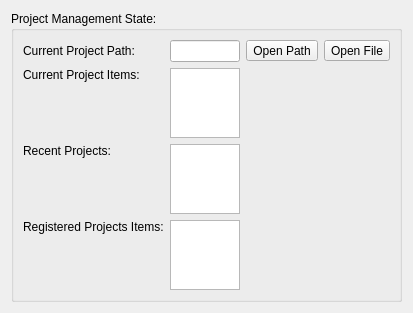
          <widget class="QWidget" name="pageProjects">
           <property name="geometry">
            <rect>
             <x>0</x>
             <y>0</y>
             <width>381</width>
             <height>310</height>
            </rect>
           </property>
           <attribute name="label">
            <string>Project Management</string>
           </attribute>
           <layout class="QVBoxLayout" name="verticalLayout_5">
            <item>
             <widget class="QGroupBox" name="groupBox_20">
              <property name="title">
               <string>Project Management State:</string>
              </property>
              <layout class="QGridLayout" name="gridLayout_33">
               <item row="0" column="0" rowspan="2">
                <layout class="QFormLayout" name="formLayout">
                 <item row="0" column="0">
                  <widget class="QLabel" name="label_8">
                   <property name="text">
                    <string>Current Project Path:</string>
                   </property>
                  </widget>
                 </item>
                 <item row="0" column="1">
                  <widget class="QLineEdit" name="txtProjectsCurrentFileName"/>
                 </item>
                 <item row="1" column="0">
                  <widget class="QLabel" name="label_9">
                   <property name="text">
                    <string>Current Project Items:</string>
                   </property>
                   <property name="alignment">
                    <set>Qt::AlignLeading|Qt::AlignLeft|Qt::AlignTop</set>
                   </property>
                  </widget>
                 </item>
                 <item row="1" column="1">
                  <widget class="QListWidget" name="listProjectsCurrentItems"/>
                 </item>
                 <item row="2" column="0">
                  <widget class="QLabel" name="label_12">
                   <property name="text">
                    <string>Recent Projects:</string>
                   </property>
                   <property name="alignment">
                    <set>Qt::AlignLeading|Qt::AlignLeft|Qt::AlignTop</set>
                   </property>
                  </widget>
                 </item>
                 <item row="2" column="1">
                  <widget class="QListWidget" name="listProjectsRecent"/>
                 </item>
                 <item row="3" column="0">
                  <widget class="QLabel" name="label_14">
                   <property name="text">
                    <string>Registered Projects Items:</string>
                   </property>
                   <property name="alignment">
                    <set>Qt::AlignLeading|Qt::AlignLeft|Qt::AlignTop</set>
                   </property>
                  </widget>
                 </item>
                 <item row="3" column="1">
                  <widget class="QListWidget" name="listProjectsRegisteredItems"/>
                 </item>
                </layout>
               </item>
               <item row="0" column="1">
                <widget class="QToolButton" name="btnProjectsCurrentOpenPath">
                 <property name="text">
                  <string>Open Path</string>
                 </property>
                </widget>
               </item>
               <item row="0" column="2">
                <widget class="QToolButton" name="btnProjectsCurrentOpenFile">
                 <property name="text">
                  <string>Open File</string>
                 </property>
                </widget>
               </item>
               <item row="1" column="1" colspan="2">
                <spacer name="horizontalSpacer_11">
                 <property name="orientation">
                  <enum>Qt::Horizontal</enum>
                 </property>
                 <property name="sizeHint" stdset="0">
                  <size>
                   <width>125</width>
                   <height>20</height>
                  </size>
                 </property>
                </spacer>
               </item>
              </layout>
             </widget>
            </item>
           </layout>
          </widget>
